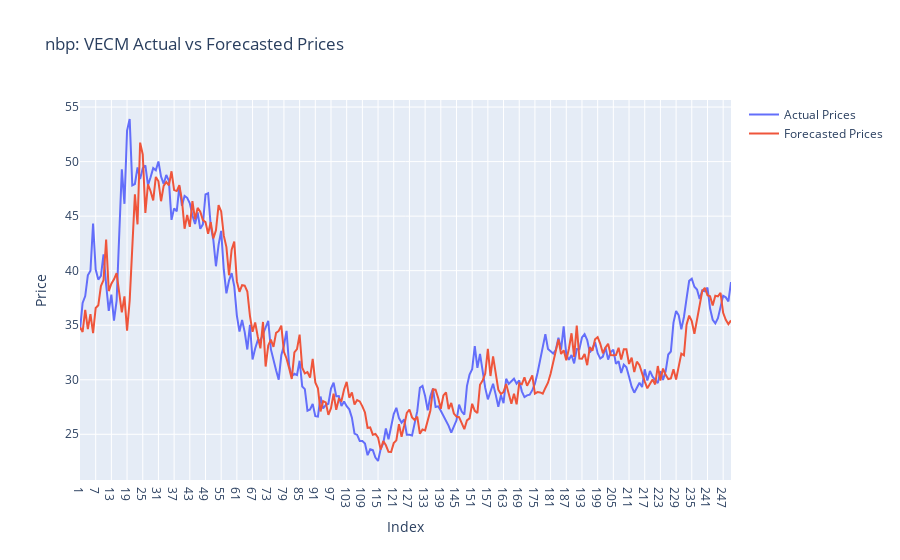

This figure's notebook cell:
### Code cell
%R -o hub2_forecast_comparison
%R -o hub2_name

hub2_forecast_comparison = hub2_forecast_comparison

actual_trace = go.Scatter(
    x=hub2_forecast_comparison.index,
    y=hub2_forecast_comparison['Actual'],
    mode='lines',
    name='Actual Prices'
)

forecasted_trace = go.Scatter(
    x=hub2_forecast_comparison.index,
    y=hub2_forecast_comparison['Forecasted'],
    mode='lines',
    name='Forecasted Prices'
)

# Create the plot
layout = go.Layout(
    title= hub2_name.item() + ': VECM Actual vs Forecasted Prices',
    xaxis=dict(title='Index'),
    yaxis=dict(title='Price'),
)

fig = go.Figure(data=[actual_trace, forecasted_trace], layout=layout)
fig.show()

### Figure 1 — Plotly figure (JSON) as saved in the notebook; plotly's stock layout.template omitted (floating-point values rounded to 4 significant figures; data arrays with more than 128 entries replaced by an {"elided": "..."} marker saying what was removed)
{"data": [{"mode": "lines", "name": "Actual Prices", "type": "scatter", "x": {"elided": "250 str values"}, "y": {"elided": "250 float values"}}, {"mode": "lines", "name": "Forecasted Prices", "type": "scatter", "x": {"elided": "250 str values"}, "y": {"elided": "250 float values"}}], "layout": {"title": {"text": "nbp: VECM Actual vs Forecasted Prices"}, "xaxis": {"title": {"text": "Index"}}, "yaxis": {"title": {"text": "Price"}}}}
